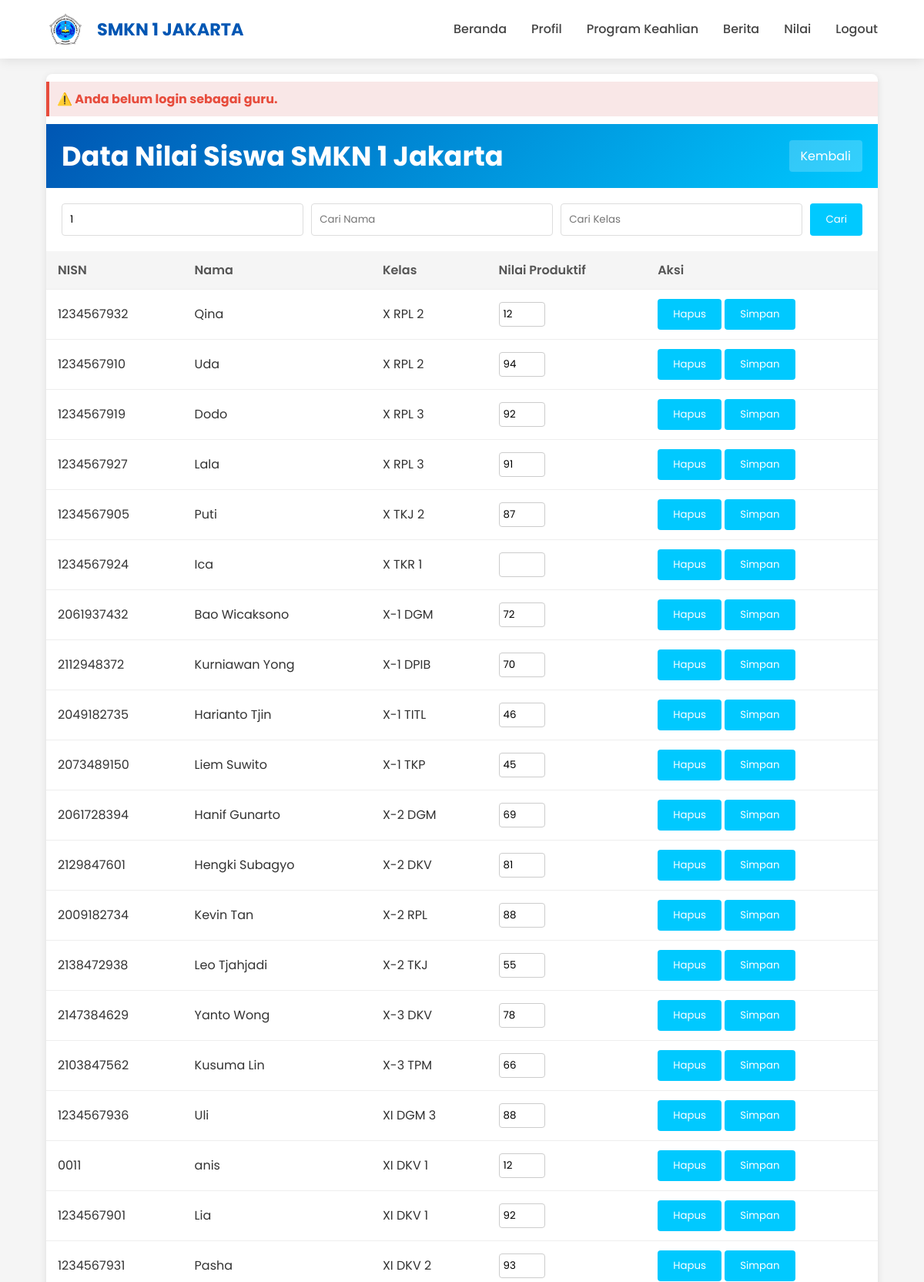
/nilaiguru.php?cari_nisn=1 (upper part), run on the app's committed database.
### tables this page shows
CREATE TABLE `siswa` (
  `nisn` varchar(200) NOT NULL,
  `nama` varchar(200) NOT NULL,
  `kelas` varchar(200) NOT NULL,
  `password` varchar(200) NOT NULL
);

### nilaiguru.php (the view, shortened to what this page needs)
<?php
include 'config.php';
$feedback = "";
if (isset($_SESSION['user']['nip'])) {
    $nip = $_SESSION['user']['nip'];
    $query = "SELECT mapel, mapel_jurusan FROM guru WHERE nip = '$nip'";
    $result = mysqli_query($db, $query);
    if ($result && mysqli_num_rows($result) > 0) {
        $data_guru = mysqli_fetch_assoc($result);
        $mapel = $data_guru['mapel'];
        $jurusan = $data_guru['mapel_jurusan'];
        $_SESSION['user']['mapel'] = $mapel;
        $_SESSION['user']['mapel_jurusan'] = $jurusan;
    } else {
        $feedback = "❌ Data guru tidak ditemukan.";
        $mapel = '';
        $jurusan = '';
    }
} else {
    $feedback = "⚠️ Anda belum login sebagai guru.";
}
$mapel = $_SESSION['user']['mapel'] ?? '';
$jurusan = $_SESSION['user']['mapel_jurusan'] ?? '';
$kolom_nilai = "produktif";
?>
<!DOCTYPE html>
<html>
<head>
    <link rel="stylesheet" href="https://cdnjs.cloudflare.com/ajax/libs/font-awesome/6.0.0/css/all.min.css">
    <link rel="stylesheet" href="css/nilaiguru.css?v=2">
</head>
<body>
    <nav>
        <div class="logname" id="nav" href="nilaisiswa">
            <img src="img/smkn1-jakarta.png" alt="Logo SMKN 1 Jakarta">
            <h1>SMKN 1 JAKARTA</h1>
        </div>
        <div class="nav-menu">
            <a href="tmpawalg.php">Beranda</a>
            <a href="tmpawalg.php#profil">Profil</a>
            <a href="tmpawalg.php#programs">Program Keahlian</a>
            <a href="tmpawalg.php#berita">Berita</a>
            <a>Nilai</a>
            <a href="landingp.php" class="logout">Logout</a>
        </div>
    </nav>
    <div class="container">
        <?php if (strpos($feedback, "✅") !== false): ?>
            <div class="success-message"><?= $feedback ?></div>
        <?php elseif (strpos($feedback, "❌") !== false || strpos($feedback, "⚠️") !== false): ?>
            <div class="error-message"><?= $feedback ?></div>
        <?php elseif (!empty($feedback)): ?>
            <div class="info-message"><?= $feedback ?></div>
        <?php endif; ?>
        <div class="header">
            <h1>Data Nilai Siswa SMKN 1 Jakarta</h1>
            <a href="tmpawal.php" class="logout">Kembali</a>
        </div>
        <form method="get" style="margin-top: 20px;">
            <input type="text" name="cari_nisn" placeholder="Cari NISN" value="<?= htmlspecialchars($_GET['cari_nisn'] ?? '') ?>">
            <input type="text" name="cari_nama" placeholder="Cari Nama" value="<?= htmlspecialchars($_GET['cari_nama'] ?? '') ?>">
            <input type="text" name="cari_kelas" placeholder="Cari Kelas" value="<?= htmlspecialchars($_GET['cari_kelas'] ?? '') ?>">
            <button type="submit">Cari</button>
        </form>
        <table>
            <thead>
                <tr>
                    <th>NISN</th>
                    <th>Nama</th>
                    <th>Kelas</th>
                    <th>Nilai Produktif</th>
                    <th>Aksi</th>
                </tr>
            </thead>
            <tbody>
                <?php
                if (in_array(strtolower($mapel), ['b. indonesia', 'b. inggris', 'ipas', 'olga', 'matematika'])) {
                    $where_clause = "1=1";
                } else {
                    $where_clause = "LOWER(kelas) LIKE '%" . strtolower($jurusan) . "%'";
                }
                if (!empty($_GET['cari_nisn'])) {
                    $cari_nisn = mysqli_real_escape_string($db, $_GET['cari_nisn']);
                    $where_clause .= " AND nisn LIKE '%$cari_nisn%'";
                }
                $query = "SELECT * FROM siswa WHERE $where_clause ORDER BY kelas ASC, nama ASC";
                $hasil = mysqli_query($db, $query);
                if ($hasil && mysqli_num_rows($hasil) > 0) {
                    while ($baris = mysqli_fetch_assoc($hasil)) {
                        $nisn = $baris['nisn'];
                        $nama = $baris['nama'];
                        $kelas = $baris['kelas'];
                        $query_nilai = "SELECT $kolom_nilai FROM nilaisiswa WHERE nama = '" . mysqli_real_escape_string($db, $nama) . "'";
                        $result_nilai = mysqli_query($db, $query_nilai);
                        $nilai_sekarang = '';
                        if ($result_nilai && mysqli_num_rows($result_nilai) > 0) {
                            $row_nilai = mysqli_fetch_assoc($result_nilai);
                            $nilai_sekarang = $row_nilai[$kolom_nilai] ?? '';
                        }
                        echo "<tr><form method='post'>";
                        echo "<td>$nisn</td>";
                        echo "<td>$nama</td>";
                        echo "<td>$kelas</td>";
                        echo "<td><input type='number' name='nilai_$kolom_nilai' min='0' max='100' value='$nilai_sekarang'></td>";
                        echo "<td>
                        <button type='submit' name='hapus'>Hapus</button>
                        <button type='submit'>Simpan</button>
                        </td>";
                        echo "</form></tr>";
                    }
                } else {
                    echo "<tr><td colspan='5'>Tidak ada data yang ditemukan.</td></tr>";
                }
                ?>
            </tbody>
        </table>
    </div>
</body>
</html>

### css/nilaiguru.css (style rules this page uses)
* { margin: 0; padding: 0; box-sizing: border-box; font-family: 'Poppins', 'Segoe UI', Tahoma, Geneva, Verdana, sans-serif; }
:root { --primary: #0056b3; --secondary: #ff6b00; --light: #f8faff; --dark: #1a1a1a; --gray: #f0f0f0; --accent: #00c9ff; }
body { background-color: #f5f5f5; min-height: 100vh; display: flex; flex-direction: column; color: #333; }
nav { background-color: white; box-shadow: 0 2px 15px rgba(0, 0, 0, 0.1); padding: 0.8rem 5%; display: flex; justify-content: space-between; align-items: center; position: sticky; top: 0; z-index: 1000; }
.logname { display: flex; align-items: center; gap: 1rem; }
.logname img { height: 50px; width: auto; }
.logname h1 { color: var(--primary); font-size: 1.4rem; font-weight: 700; }
.nav-menu { display: flex; gap: 2rem; }
.nav-menu a { text-decoration: none; color: #444; font-weight: 500; transition: color 0.3s; padding: 0.5rem 0; position: relative; }
.nav-menu a::after { content: ''; position: absolute; bottom: 0; left: 0; width: 0; height: 2px; background-color: var(--primary); transition: width 0.3s; }
.container { width: 90%; max-width: 1200px; margin: 20px auto; background-color: white; box-shadow: 0 2px 10px rgba(0, 0, 0, 0.1); border-radius: 8px; overflow: hidden; }
.header { background: linear-gradient(135deg, var(--primary) 0%, var(--accent) 100%); color: white; padding: 15px 20px; display: flex; justify-content: space-between; align-items: center; }
.header h1 { font-size: 2.2rem; font-weight: 700; }
.logout { background-color: rgba(255, 255, 255, 0.2); color: white; padding: 8px 15px; border-radius: 4px; text-decoration: none; transition: background-color 0.3s; }
form { margin: 20px; display: flex; gap: 10px; flex-wrap: wrap; }
input[type="text"] { padding: 10px; border: 1px solid #ddd; border-radius: 4px; flex-grow: 1; min-width: 200px; }
button[type="submit"] { background-color: #00c9ff; color: white; border: none; padding: 10px 20px; border-radius: 4px; cursor: pointer; }
table { width: 100%; border-collapse: collapse; margin-bottom: 20px; }
thead { background-color: #f5f5f5; }
th, td { padding: 12px 15px; text-align: left; border-bottom: 1px solid #eee; }
th { font-weight: 600; color: #555; }

### nilaiguru.php (style rules this page uses)
.error-message { color: #e74c3c; background-color: #f9e7e7; border-left: 4px solid #e74c3c; padding: 10px; margin: 10px 0; font-weight: bold; }
table input[type="number"] { width: 60px; padding: 5px; border: 1px solid #ccc; border-radius: 4px; }

### data on the page
siswa: nisn "1234567932", nama "Qina", kelas "X RPL 2", value "12"
siswa: nisn "1234567910", nama "Uda", kelas "X RPL 2", value "94"
siswa: nisn "1234567919", nama "Dodo", kelas "X RPL 3", value "92"
siswa: nisn "1234567927", nama "Lala", kelas "X RPL 3", value "91"
siswa: nisn "1234567905", nama "Puti", kelas "X TKJ 2", value "87"
siswa: nisn "1234567924", nama "Ica", kelas "X TKR 1"
siswa: nisn "2061937432", nama "Bao Wicaksono", kelas "X-1 DGM", value "72"
siswa: nisn "2112948372", nama "Kurniawan Yong", kelas "X-1 DPIB", value "70"
siswa: nisn "2049182735", nama "Harianto Tjin", kelas "X-1 TITL", value "46"
siswa: nisn "2073489150", nama "Liem Suwito", kelas "X-1 TKP", value "45"
siswa: nisn "2061728394", nama "Hanif Gunarto", kelas "X-2 DGM", value "69"
siswa: nisn "2129847601", nama "Hengki Subagyo", kelas "X-2 DKV", value "81"
siswa: nisn "2009182734", nama "Kevin Tan", kelas "X-2 RPL", value "88"
siswa: nisn "2138472938", nama "Leo Tjahjadi", kelas "X-2 TKJ", value "55"
siswa: nisn "2147384629", nama "Yanto Wong", kelas "X-3 DKV", value "78"
siswa: nisn "2103847562", nama "Kusuma Lin", kelas "X-3 TPM", value "66"
siswa: nisn "1234567936", nama "Uli", kelas "XI DGM 3", value "88"
siswa: nisn "0011", nama "anis", kelas "XI DKV 1", value "12"
siswa: nisn "1234567901", nama "Lia", kelas "XI DKV 1", value "92"
siswa: nisn "1234567931", nama "Pasha", kelas "XI DKV 2", value "93"

### other printed values
$feedback "⚠️ Anda belum login sebagai guru."
